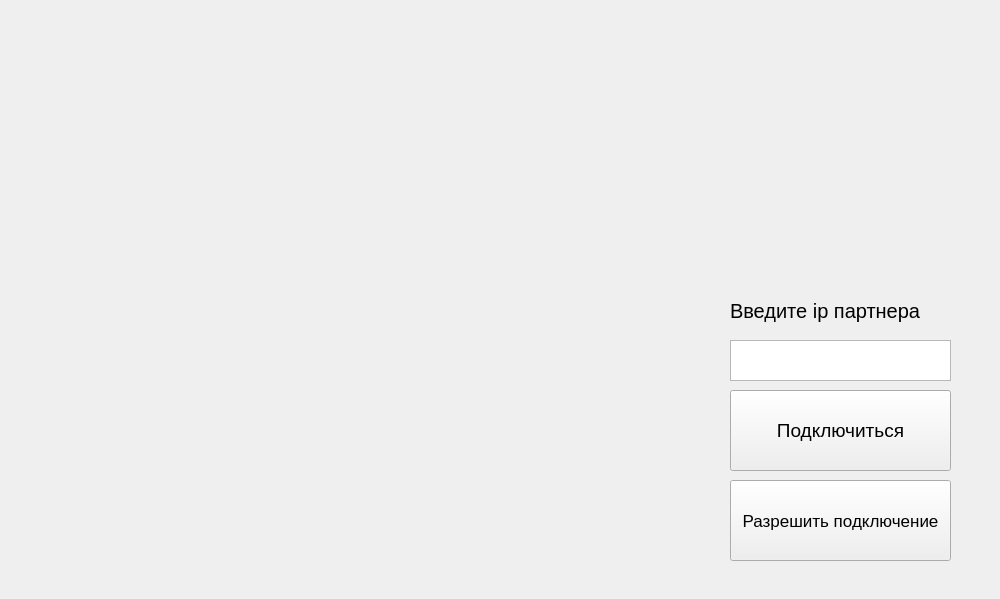
<?xml version="1.0" encoding="UTF-8"?>
<ui version="4.0">
 <class>MainWindow</class>
 <widget class="QMainWindow" name="MainWindow">
  <property name="geometry">
   <rect>
    <x>0</x>
    <y>0</y>
    <width>1000</width>
    <height>599</height>
   </rect>
  </property>
  <property name="font">
   <font>
    <pointsize>11</pointsize>
   </font>
  </property>
  <property name="mouseTracking">
   <bool>true</bool>
  </property>
  <property name="windowTitle">
   <string>Desktop control</string>
  </property>
  <widget class="QWidget" name="centralwidget">
   <widget class="QStackedWidget" name="stackedWidget">
    <property name="geometry">
     <rect>
      <x>0</x>
      <y>0</y>
      <width>1001</width>
      <height>601</height>
     </rect>
    </property>
    <property name="currentIndex">
     <number>0</number>
    </property>
    <widget class="QWidget" name="main_page">
     <widget class="QPushButton" name="connectPushButton">
      <property name="geometry">
       <rect>
        <x>730</x>
        <y>390</y>
        <width>221</width>
        <height>81</height>
       </rect>
      </property>
      <property name="font">
       <font>
        <pointsize>14</pointsize>
       </font>
      </property>
      <property name="text">
       <string>Подключиться</string>
      </property>
     </widget>
     <widget class="QTextEdit" name="ipTextEdit">
      <property name="geometry">
       <rect>
        <x>730</x>
        <y>340</y>
        <width>221</width>
        <height>41</height>
       </rect>
      </property>
      <property name="font">
       <font>
        <pointsize>17</pointsize>
       </font>
      </property>
      <property name="html">
       <string>&lt;!DOCTYPE HTML PUBLIC &quot;-//W3C//DTD HTML 4.0//EN&quot; &quot;http://www.w3.org/TR/REC-html40/strict.dtd&quot;&gt;
&lt;html&gt;&lt;head&gt;&lt;meta name=&quot;qrichtext&quot; content=&quot;1&quot; /&gt;&lt;meta charset=&quot;utf-8&quot; /&gt;&lt;style type=&quot;text/css&quot;&gt;
p, li { white-space: pre-wrap; }
&lt;/style&gt;&lt;/head&gt;&lt;body style=&quot; font-family:'Segoe UI'; font-size:17pt; font-weight:400; font-style:normal;&quot;&gt;
&lt;p style=&quot;-qt-paragraph-type:empty; margin-top:0px; margin-bottom:0px; margin-left:0px; margin-right:0px; -qt-block-indent:0; text-indent:0px; font-size:11pt;&quot;&gt;&lt;br /&gt;&lt;/p&gt;&lt;/body&gt;&lt;/html&gt;</string>
      </property>
     </widget>
     <widget class="QLabel" name="ipLabel">
      <property name="geometry">
       <rect>
        <x>730</x>
        <y>290</y>
        <width>221</width>
        <height>41</height>
       </rect>
      </property>
      <property name="font">
       <font>
        <pointsize>15</pointsize>
       </font>
      </property>
      <property name="text">
       <string>Введите ip партнера</string>
      </property>
     </widget>
     <widget class="QPushButton" name="waitPushButton">
      <property name="geometry">
       <rect>
        <x>730</x>
        <y>480</y>
        <width>221</width>
        <height>81</height>
       </rect>
      </property>
      <property name="font">
       <font>
        <pointsize>13</pointsize>
       </font>
      </property>
      <property name="text">
       <string>Разрешить подключение</string>
      </property>
     </widget>
     <widget class="QLabel" name="myIPLabel">
      <property name="geometry">
       <rect>
        <x>730</x>
        <y>220</y>
        <width>221</width>
        <height>41</height>
       </rect>
      </property>
      <property name="font">
       <font>
        <pointsize>15</pointsize>
       </font>
      </property>
      <property name="text">
       <string/>
      </property>
     </widget>
    </widget>
    <widget class="QWidget" name="controller_page"/>
    <widget class="QWidget" name="controlled_page">
     <widget class="QLabel" name="controlledLabel">
      <property name="geometry">
       <rect>
        <x>290</x>
        <y>260</y>
        <width>301</width>
        <height>141</height>
       </rect>
      </property>
      <property name="font">
       <font>
        <pointsize>19</pointsize>
        <bold>true</bold>
       </font>
      </property>
      <property name="frameShape">
       <enum>QFrame::WinPanel</enum>
      </property>
      <property name="text">
       <string>Нас контролируют!!!!</string>
      </property>
      <property name="textFormat">
       <enum>Qt::AutoText</enum>
      </property>
     </widget>
     <widget class="QPushButton" name="stopSharingPushButton">
      <property name="geometry">
       <rect>
        <x>740</x>
        <y>530</y>
        <width>221</width>
        <height>51</height>
       </rect>
      </property>
      <property name="text">
       <string>Отключиться</string>
      </property>
     </widget>
    </widget>
   </widget>
  </widget>
 </widget>
 <resources/>
 <connections/>
</ui>
